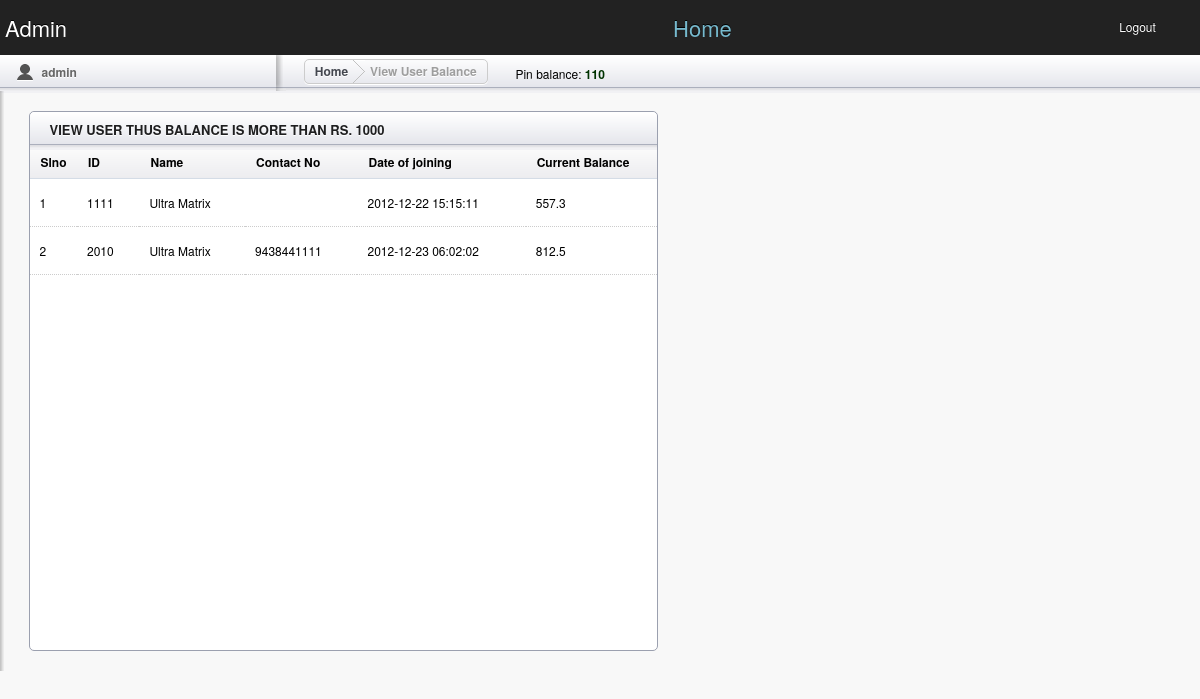
The page /mlm2/admin/view_user_1200.php (signed in) on the database its author committed.
### tables this page shows
CREATE TABLE IF NOT EXISTS `user_info` (
  `s_id` varchar(15) NOT NULL,
  `form_type` varchar(6) NOT NULL,
  `m_name` varchar(35) NOT NULL,
  `gender` varchar(10) NOT NULL,
  `nationality` varchar(10) NOT NULL,
  `address` varchar(65) NOT NULL,
  `district` varchar(20) NOT NULL,
  `state` varchar(20) NOT NULL,
  `pincode` varchar(10) NOT NULL,
  `mobile_no` varchar(10) NOT NULL,
  `email` varchar(30) NOT NULL,
  `n_name` varchar(35) NOT NULL,
  `n_relation` varchar(30) NOT NULL,
  `bank_name` varchar(35) NOT NULL,
  `acc_no` varchar(14) NOT NULL,
  `bank_branch` varchar(20) NOT NULL,
  `pan_no` varchar(10) NOT NULL,
  `ifsc_code` varchar(10) NOT NULL,
  `login_id` varchar(15) NOT NULL,
  `login_pass` varchar(15) NOT NULL,
  `pass_change_status` int(11) NOT NULL,
  `app_no` varchar(15) NOT NULL,
  `total_balance` varchar(200) NOT NULL,
  `paid_balance` varchar(200) NOT NULL,
  `pin_balance` int(40) NOT NULL,
  `created_by` varchar(40) NOT NULL,
  `entry_date` timestamp NOT NULL DEFAULT CURRENT_TIMESTAMP,
  `status` int(11) NOT NULL,
  PRIMARY KEY (`login_id`)
);

### mlm2/admin/function.php (called while the page is built, shortened)
<?php
function check_session($id,$pass)
{
$que12345qwerty=mysql_query("SELECT * FROM `login_details` WHERE `id`='$id' AND `password`='$pass'");
$cnt12345qwerty=mysql_num_rows($que12345qwerty);
return $cnt12345qwerty;
}
?>

### mlm2/admin/view_user_1200.php (the view, shortened to what this page needs)
<?php
include_once("function.php");
$res=check_session($_SESSION['mlm5_admin_id'],$_SESSION['mlm5_admin_pass']);
if($res!=1)
{
header("location:index.php");
}
else
	{
if($_SESSION['mlm5_admin_type']!="Admin" && $_SESSION['mlm5_admin_type']!="Special_Employee")
header("location:notallowed.php");
	else
	{
$que_pin=mysql_query("SELECT * FROM `login_details` where `id`='$_SESSION[mlm5_admin_id]'");
$res_pin=mysql_fetch_array($que_pin);
?>
<!doctype html>
<html lang="en">
<head>
	<link rel="stylesheet" href="css/layout.css" type="text/css" media="screen" />
</head>
<body>
	<header id="header">
		<hgroup>
			<h1 class="site_title"><?php echo $_SESSION['mlm5_admin_type']; ?></h1>
			<h2 class="section_title"><a href="home.php" >Home</a></h2><div class="btn_view_site"><a href="logout.php">Logout</a></div>
		</hgroup>
	</header>
	<section id="secondary_bar">
		<div class="user">
			<p><?php echo $_SESSION['mlm5_admin_id']; ?></p>
		</div>
		<div class="breadcrumbs_container">
			<article class="breadcrumbs"><a href="home.php">Home</a> <div class="breadcrumb_divider"></div> <a class="current">View User Balance</a></article>
			<div style="margin-top:10px;"> Pin balance: <span style="color:#003300;"><strong><?php echo $res_pin['app_capacity']; ?></strong></span></div>
		</div>
	</section>
<section id="main" class="column" style="width:950px; height:auto;" >
<article class="module width_3_quarter">
		<header><h3 class="tabs_involved">View User thus Balance is More than Rs. 1000</h3>
		</header>
		<div class="tab_container" style="width:auto; height:500px; overflow:auto;">
			<div id="tab1" class="tab_content">
			<table class="tablesorter" cellspacing="0">
			<thead>
				<tr>
   					<th>Slno</th>
    				<th>ID</th>
    				<th>Name</th>
    				<th>Contact No</th>
    				<th>Date of joining</th>
					<th>Current Balance</th>
				</tr>
			</thead>
			<tbody>
				<?php
														$query=mysql_query("SELECT * FROM  `user_info` where (`total_balance`-`paid_balance`) >= '500'")or die(mysql_error());
														$lono=0;
														while($result=mysql_fetch_array($query))
															{
															$lono++;
														?>
														<tr>
															<td><?php echo $lono;?></a>&nbsp;</td>
															<td><?php echo $result['login_id'];?></a>&nbsp;</td>
															<td><?php echo $result['m_name'];?></a>&nbsp;</td>
															<td><?php echo $result['mobile_no'];?></a>&nbsp;</td>
															<td><?php echo $result['entry_date'];?></a>&nbsp;</td>
															<td><?php echo $result['total_balance']-$result['paid_balance'];?></a>&nbsp;</td>
														</tr>
														<?php
														}
														?>
			</tbody>
			</table>
			</div>
		</div>
  </article>
<div class="spacer"></div>
</section>
<?php }}?>
</body>
</html>

### mlm2/admin/css/layout.css (style rules this page uses)
html, div, map, dt, isindex, form, header, aside, section, section, article, footer { display: block; }
html, body { height: 100%; margin: 0; padding: 0; font-family: "Helvetica Neue", Helvetica, Arial, Verdana, sans-serif; background: #F8F8F8; font-size: 12px; }
.spacer { height: 20px; }
a:link, a:visited { color: #77BACE; text-decoration: none; }
header#header { height: 55px; width: 100%; background: #222222 url(../images/header_bg.png) repeat-x; }
header#header h1.site_title, header#header h2.section_title { float: left; margin: 0; font-size: 22px; display: block; width: 23%; height: 55px; font-weight: normal; text-align: left; text-indent: 1.8%; line-height: 55px; color: #fff; text-shadow: 0 -1px 0 #000; }
header#header h2.section_title { text-align: center; text-indent: 4.5%; width: 68%; background: url(../images/header_shadow.png) no-repeat left top; }
.btn_view_site { float: left; width: 9%; }
.btn_view_site a { display: block; margin-top: 12px; width: 91px; height: 27px; background: url(../images/btn_view_site.png) no-repeat; text-align: center; line-height: 29px; color: #fff; text-decoration: none; text-shadow: 0 -1px 0 #000; }
section#secondary_bar { height: 38px; width: 100%; background: #F1F1F4 url(../images/secondary_bar.png) repeat-x; }
section#secondary_bar .user { float: left; width: 23%; height: 38px; }
.user p { margin: 0; padding: 0; color: #666666; font-weight: bold; display: block; float: left; width: 85%; height: 35px; line-height: 35px; text-indent: 25px; text-shadow: 0 1px 0 #fff; background: url(../images/icn_user.png) no-repeat center left; margin-left: 6%; }
section#secondary_bar .breadcrumbs_container { float: left; width: 77%; background: url(../images/secondary_bar_shadow.png) no-repeat left top; height: 38px; }
article.breadcrumbs { float: left; padding: 0 10px; border: 1px solid #ccc; -webkit-border-radius: 5px; -moz-border-radius: 5px; border-radius: 5px; -webkit-box-shadow: 0 1px 0 #fff; -moz-box-shadow: 0 1px 0 #fff; box-shadow: 0 1px 0 #fff; height: 23px; margin: 4px 3%; }
.breadcrumbs a { display: inline-block; float: left; height: 24px; line-height: 23px; }
.breadcrumbs a.current, .breadcrumbs a.current:hover { color: #9E9E9E; font-weight: bold; text-shadow: 0 1px 0 #fff; text-decoration: none; }
.breadcrumbs a:link, .breadcrumbs a:visited { color: #44474F; text-decoration: none; text-shadow: 0 1px 0 #fff; font-weight: bold; }
.breadcrumb_divider { display: inline-block; width: 12px; height: 24px; background: url(../images/breadcrumb_divider.png) no-repeat; float: left; margin: 0 5px; }
section#main { width: 77%; min-height: 500px; background: url(../images/sidebar_shadow.png) repeat-y left top; float: left; margin-top: -2px; }
#main h3 { color: #1F1F20; text-transform: uppercase; text-shadow: 0 1px 0 #fff; font-size: 13px; margin: 8px 20px; }
.module { border: 1px solid #9BA0AF; width: 100%; margin: 20px 3% 0 3%; margin-top: 20px; -webkit-border-radius: 5px; -moz-border-radius: 5px; border-radius: 5px; background: #ffffff; }
#main .module header h3 { display: block; width: 90%; float: left; }
.module header { height: 38px; width: 100%; background: #F1F1F4 url(../images/secondary_bar.png) repeat-x; -webkit-border-top-left-radius: 5px; -webkit-border-top-right-radius: 5px; -moz-border-radius-topleft: 5px; -moz-border-radius-topright: 5px; border-top-left-radius: 5px; border-top-right-radius: 5px; }
.width_3_quarter { width: 66%; margin-right: 0; float: left; }
.tablesorter { width: 100%; margin: -5px 0 0 0; }
.tablesorter td { margin: 0; padding: 0; border-bottom: 1px dotted #ccc; }
.tablesorter thead tr { height: 34px; background: url(../images/table_sorter_header.png) repeat-x; text-align: left; text-indent: 10px; cursor: pointer; }
.tablesorter td { padding: 15px 10px; }
#main .module header h3.tabs_involved { display: block; width: 60%; float: left; }

### rows shown on the page
user_info: login_id "1111", m_name "Ultra Matrix", entry_date "2012-12-22 15:15:11", $result['total_balance']-$result['paid_balance'] "557.3"
user_info: login_id "2010", m_name "Ultra Matrix", mobile_no "9438441111", entry_date "2012-12-23 06:02:02", $result['total_balance']-$result['paid_balance'] "812.5"

### other values the page prints
$_SESSION['mlm5_admin_type'] "Admin"
$_SESSION['mlm5_admin_id'] "admin"
$res_pin['app_capacity'] "110"
